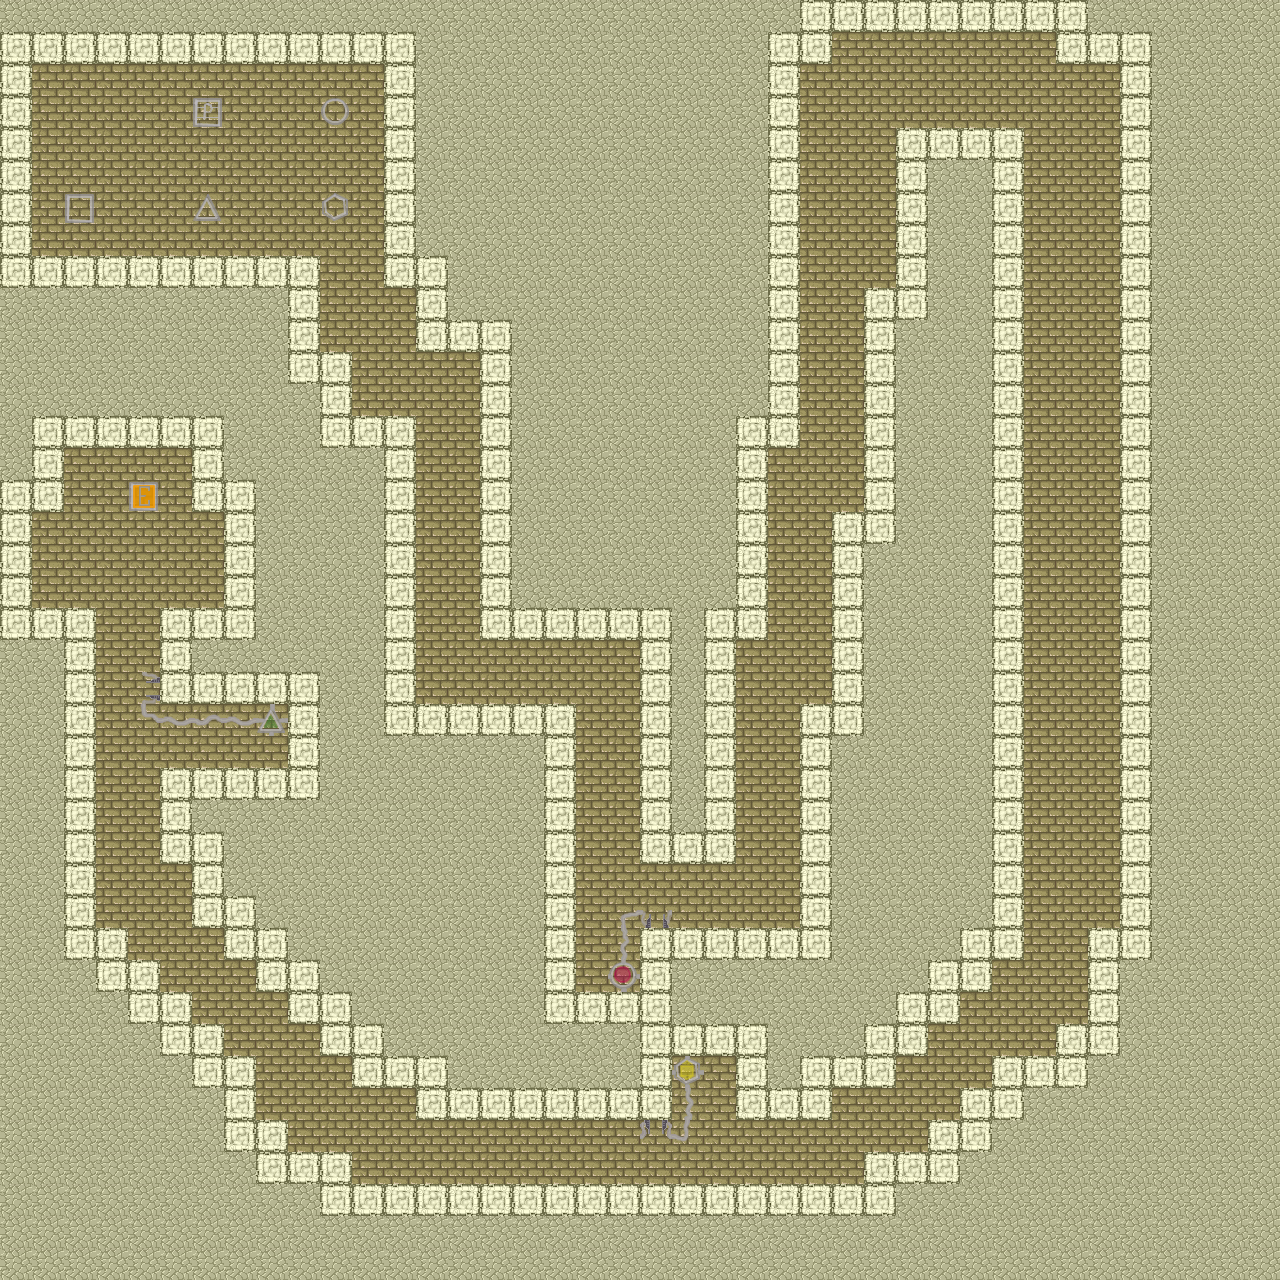

A level layout from a 2D game, rendered from its tile map. Below: a short description, then the map file with tile-grid data replaced by summaries:
An orthogonal 40x40 tile map with 32x32 px tiles, 1 tile layer (Ground) and 6 objects (1_up, 1_down, 1_left, gate_1, gate_2, ...).

<map version="1.0" orientation="orthogonal" width="40" height="40" tilewidth="32" tileheight="32">
 <tileset firstgid="1" name="desert_tiled6.png" tilewidth="32" tileheight="32" spacing="3" margin="2">
  <image source="gfx/desert_tiled6.png" trans="ff00ff" width="281" height="211" />
  <tile id="0">
   <properties>
    <property name="spawn" value="box" />
   </properties>
  </tile>
  <tile id="1">
   <properties>
    <property name="spawn" value="player" />
   </properties>
  </tile>
  <tile id="2">
   <properties>
    <property name="spawn" value="circle" />
   </properties>
  </tile>
  <tile id="9">
   <properties>
    <property name="spawn" value="triangle" />
   </properties>
  </tile>
  <tile id="10">
   <properties>
    <property name="spawn" value="hexagon" />
   </properties>
  </tile>
  <tile id="16">
   <properties>
    <property name="switch" value="box" />
   </properties>
  </tile>
  <tile id="17">
   <properties>
    <property name="switch" value="circle" />
   </properties>
  </tile>
  <tile id="18">
   <properties>
    <property name="switch" value="free" />
   </properties>
  </tile>
  <tile id="19">
   <properties>
    <property name="exit" value="player" />
   </properties>
  </tile>
  <tile id="24">
   <properties>
    <property name="switch" value="triangle" />
   </properties>
  </tile>
  <tile id="25">
   <properties>
    <property name="switch" value="hexagon" />
   </properties>
  </tile>
  <tile id="26">
   <properties>
    <property name="switch" value="player" />
   </properties>
  </tile>
  <tile id="41">
   <properties>
    <property name="wall" value="true" />
   </properties>
  </tile>
 </tileset>
 <layer name="Ground" width="40" height="40">
  <data>[1600 cells, 1600 non-empty, 22 distinct tile ids]</data>
 </layer>
 <objectgroup name="Object Layer 1" width="40" height="40">
  <object name="gate_1" type="1_up" gid="46" x="659" y="916" />
  <object name="gate_2" type="1_down" gid="46" x="659" y="1129" />
  <object name="gate_3" type="1_left" gid="46" x="149" y="688" />
  <object name="circle_1" type="gate_1" gid="46" x="625" y="973" />
  <object name="hexagon_1" type="gate_2" gid="46" x="687" y="1069" />
  <object name="triangle_1" type="gate_3" gid="46" x="271" y="721" />
 </objectgroup>
</map>
